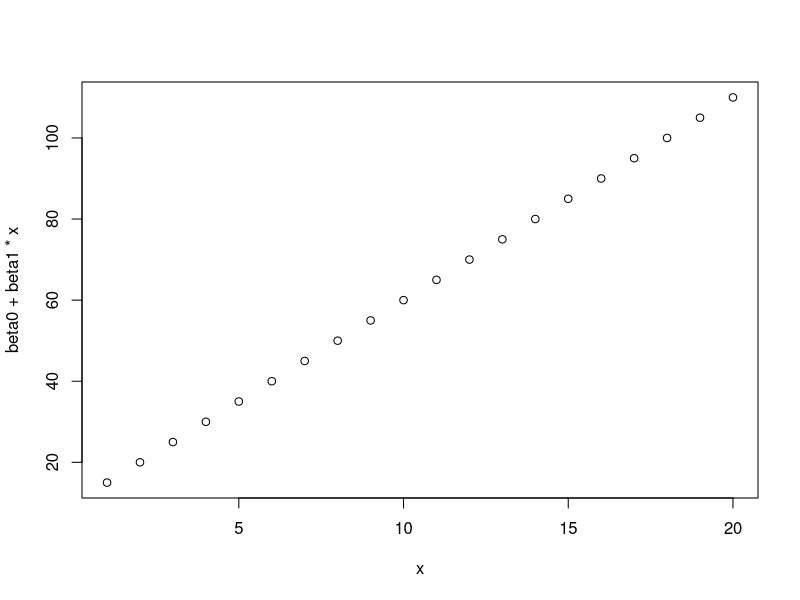
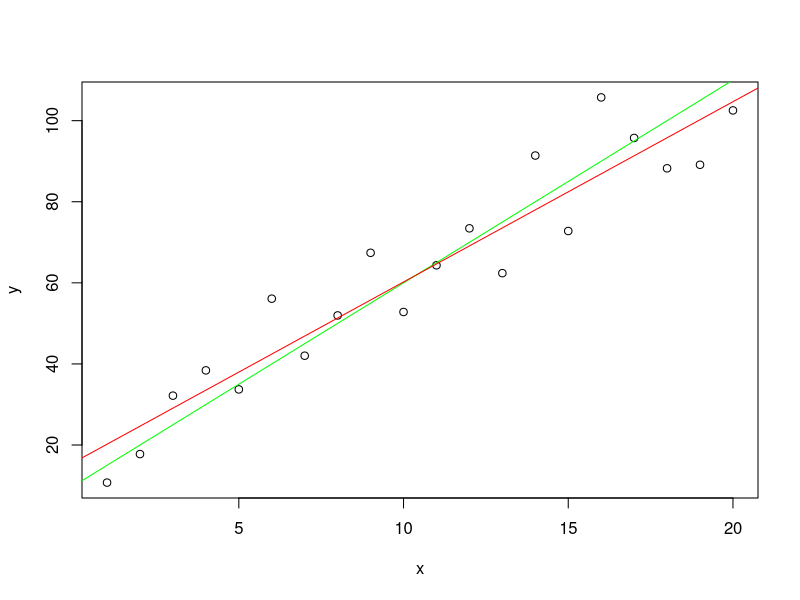

Here is the R script that generated these plots, in order:

set.seed(4321)
par(mfrow=c(1,1))

### Simulate eps 

eps = rnorm(20,mean=0,sd=10)

### set parameters

beta0 = 10
beta1 = 5

### set independent variable x

x = 1:20

### plot function

plot(x,beta0+beta1*x)

### add eps

y = beta0+beta1*x+eps

### plot y vs x

plot(x,y)

### Do linear regression 

fit = lm(y~x)
summary(fit)

### Extract parameter estimates, 

ls.coef = fit$coef

### or

ls.coef = coef(fit)

### add correct regression line in green

abline(beta0,beta1,col='green')

### add estimated regression line in red

abline(ls.coef,col='red')

### From scratch 

b1 = sum((x-mean(x))*(y-mean(y)))/sum((x-mean(x))^2)
b0 = mean(y)-b1*mean(x)

rbind(ls.coef,c(b0,b1))

### ANOVA

anova.fit = anova(fit)
anova.fit

### Compare F-test to P-value for beta1 

summary(fit)

## Estimater of sigma^2 

anova.fit$`Mean Sq`






